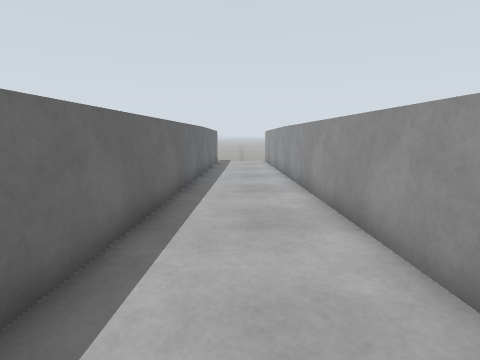
view 1 (above)

12 first-person views from a walk through a world built for the Gazebo simulator. The camera is 0.3 m above the floor, tilts 10° down and sees 85° across. The lines on the ground mark 1 m squares. The floor is counted in squares, 0.2 m on a side. Each view is taken from the middle of a square. On the plan, view 1 faces up. The plan holds only what a view shows up to about 14 squares ahead; the rest is blank.

view 2
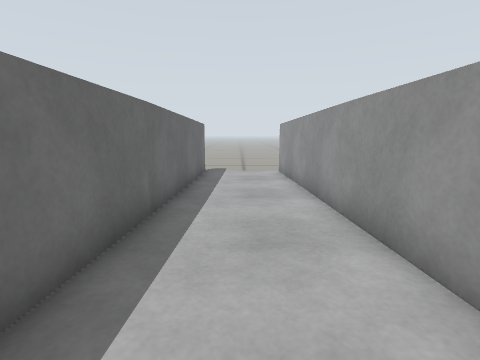

view 3
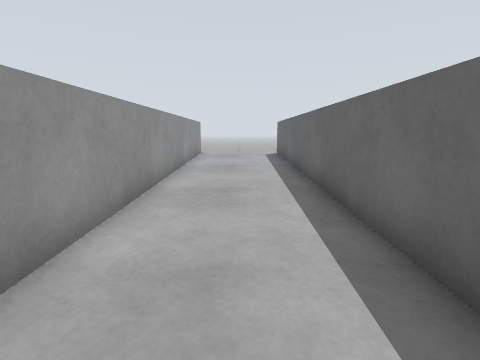

view 4
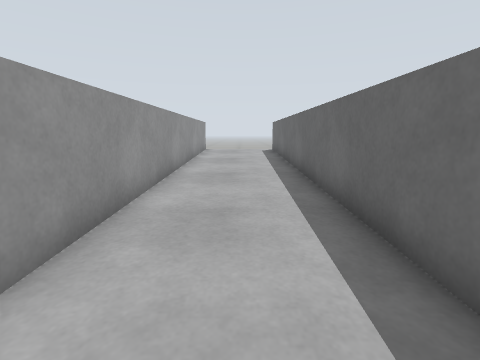

view 5
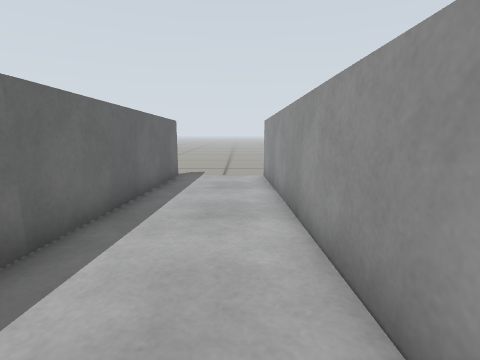

view 6
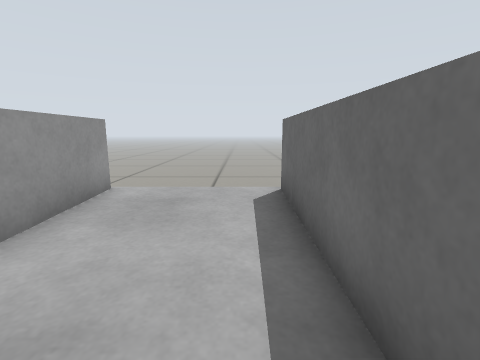

view 7
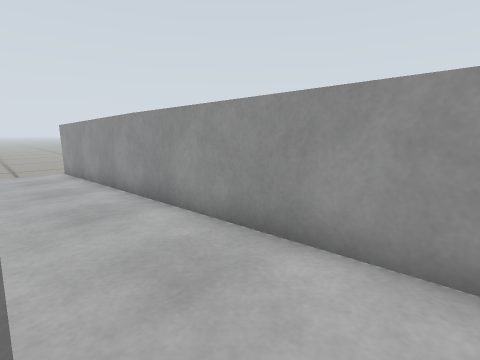

view 8
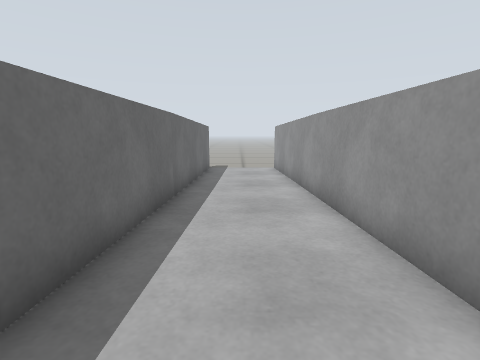

view 9
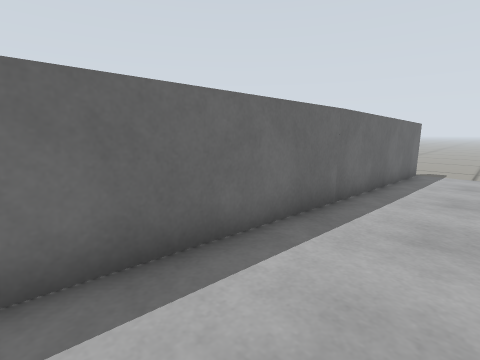

view 10
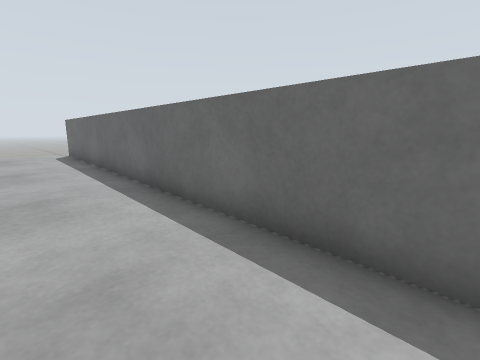

view 11
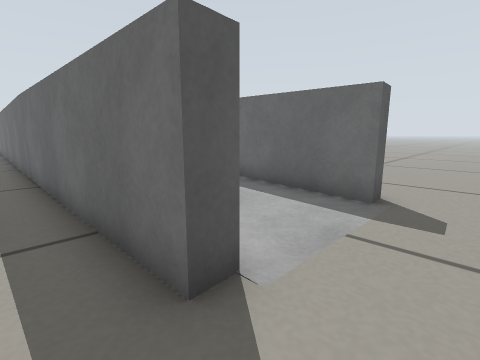

view 12
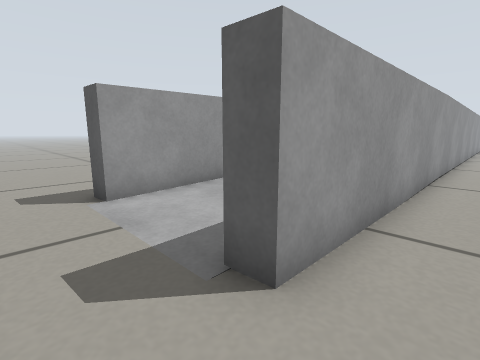

### Floor plan
Key: @ floor where view 1 was taken; # wall or solid block; . main floor; : floor 0.05 m higher than the main floor; + floor 0.1 m higher than the main floor; * floor 0.15 m higher than the main floor; % floor 0.2 m higher than the main floor.
Columns run from 4 left of view 1 to 4 right of it. Each row starts with its distance up from view 1.
 24 .........
 23 .........
 22 ..#...##.
 21 ..#...##.
 20 ..#...##.
 19 ..#...##.
 18 ..#...##.
 17 ..#:::##.
 16 ..#:::##.
 15 ..#:::##.
 14 ..#:::##.
 13 ..#:::##.
 12  .#:::##
 11  .#:::##
 10  .#+++##
  9  .#+++##
  8  .#+++##
  7  .#+++##
  6  .#+++##
  5   #+++##
  4   #+++#
  3   #***#
  2   #***#
  1   #***#
  0   #*@*#
 -1   #***#
 -2   #***#
 -3   #***#
 -4   #%%%#
 -5   #%%%#
 -6   #%%%#
 -7   #%%%#

Where each view was taken, in squares from view 1:
view 1: 0 up, 0 right, facing up
view 2: 8 up, 0 right, facing up
view 3: 7 up, 0 right, facing down
view 4: 9 up, 0 right, facing down
view 5: 10 up, 1 right, facing up
view 6: 1 down, 1 left, facing down
view 7: 6 up, 1 left, facing up-right
view 8: 6 up, 0 right, facing up
view 9: 7 up, 1 right, facing up-left
view 10: 7 up, 1 right, facing down-left
view 11: 24 up, 4 right, facing down-left
view 12: 24 up, 4 left, facing down-right
